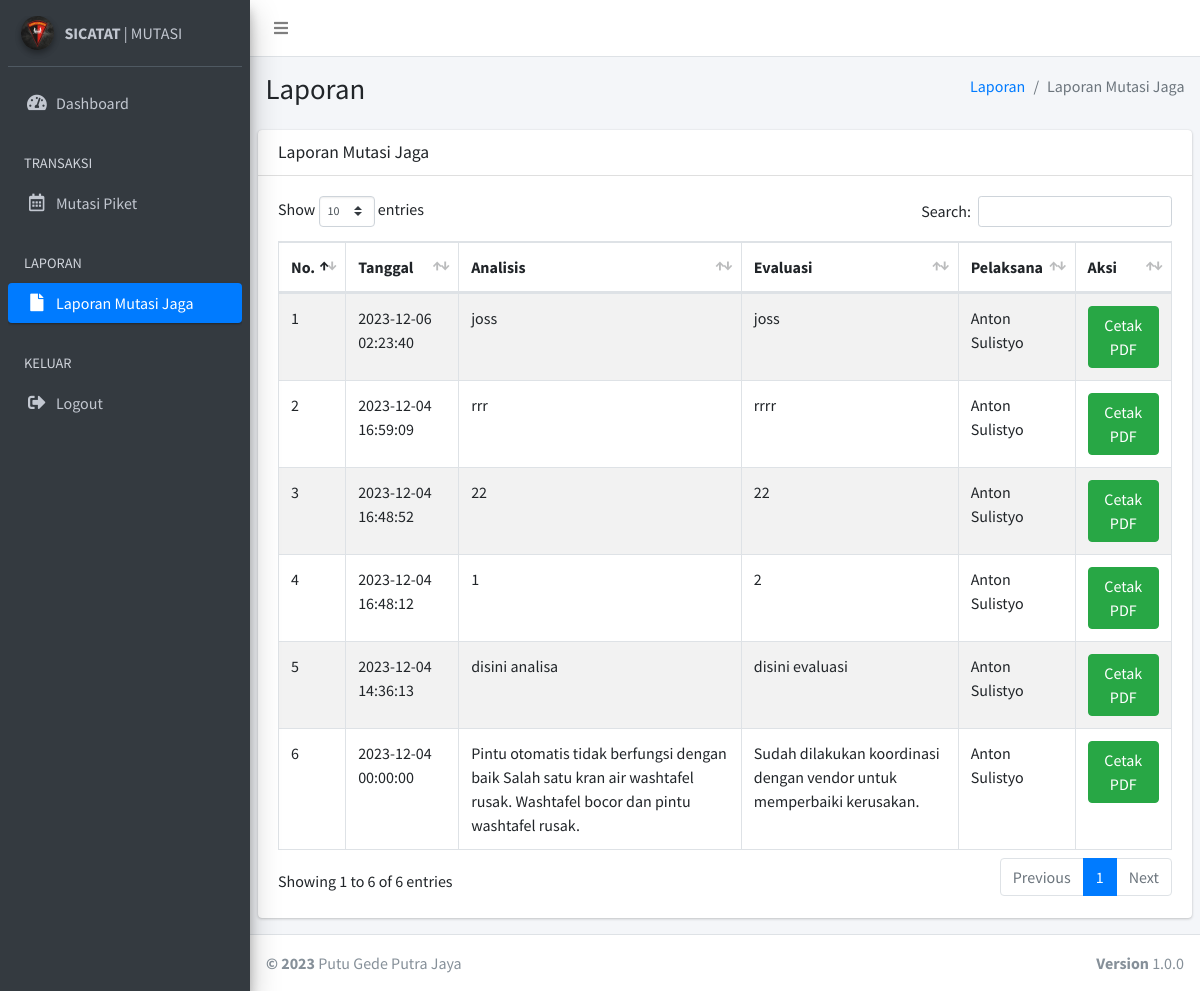
/laporan.php (signed in), run on the app's committed database.
### tables this page shows
CREATE TABLE `tb_mutasi_jaga` (
  `id_mutasi_jaga` int NOT NULL AUTO_INCREMENT,
  `id_user` int DEFAULT NULL,
  `tgl_mutasi` datetime DEFAULT NULL,
  `analisis` text,
  `evaluasi` text,
  `status_mutasi` smallint DEFAULT NULL,
  PRIMARY KEY (`id_mutasi_jaga`)
);

CREATE TABLE `tb_personil` (
  `id_personil` int NOT NULL AUTO_INCREMENT,
  `nama_personil` varchar(1024) DEFAULT NULL,
  `pangkat_personil` varchar(1024) DEFAULT NULL,
  `nrp_personil` int DEFAULT NULL,
  `status_personil` smallint DEFAULT NULL,
  PRIMARY KEY (`id_personil`)
);

### laporan.php (the view, shortened to what this page needs)
<?php
    include "koneksi.php";
      $level = $_SESSION['level'];
?>
<!DOCTYPE html>
<html>
<head>
  <link rel="stylesheet" href="plugins/fontawesome-free/css/all.min.css">
  <link rel="stylesheet" href="https://code.ionicframework.com/ionicons/2.0.1/css/ionicons.min.css">
  <link rel="stylesheet" href="plugins/datatables-bs4/css/dataTables.bootstrap4.css">
  <link rel="stylesheet" href="dist/css/adminlte.min.css">
</head>
<body class="hold-transition sidebar-mini">
<div class="wrapper">
  <nav class="main-header navbar navbar-expand navbar-white navbar-light">
    <ul class="navbar-nav">
      <li class="nav-item">
        <a class="nav-link" data-widget="pushmenu" href="#"><i class="fas fa-bars"></i></a>
      </li>
    </ul>
  </nav>
  <aside class="main-sidebar sidebar-dark-primary elevation-4">
    <div class="sidebar">
      <div class="user-panel mt-3 pb-3 mb-3 d-flex">
        <div class="image">
        <img src="dist/img/korps.jpeg" class="img-circle elevation-2" alt="User Image">
        </div>
        <div class="info">
        <a href="#" class="d-block"><strong>SICATAT</strong> | MUTASI</a>
        </div>
      </div>
      <nav class="mt-2">
        <ul class="nav nav-pills nav-sidebar flex-column" data-widget="treeview" role="menu" data-accordion="false">
          <li class="nav-item">
            <a href="dashboard.php" class="nav-link">
              <i class="nav-icon fas fa-tachometer-alt"></i>
              <p>
                Dashboard
              </p>
            </a>
          </li>
          <?php
          if ($level == "admin") {
            ?>
         <li class="nav-item has-treeview">
            <a href="#" class="nav-link">
              <i class="nav-icon fas fa-table"></i>
              <p>
                Data Master
                <i class="fas fa-angle-left right"></i>
              </p>
            </a>
            <ul class="nav nav-treeview">
              <li class="nav-item">
                <a href="user.php" class="nav-link">
                  <i class="far fa-circle nav-icon"></i>
                  <p>Data User</p>
                </a>
              </li>
              <li class="nav-item">
                <a href="personil.php" class="nav-link">
                  <i class="far fa-circle nav-icon"></i>
                  <p>Data Personil</p>
                </a>
              </li>
              <li class="nav-item">
                <a href="barang.php" class="nav-link">
                  <i class="far fa-circle nav-icon"></i>
                  <p>Data Barang</p>
                </a>
              </li>
              <li class="nav-item">
                <a href="pj.php" class="nav-link">
                  <i class="far fa-circle nav-icon"></i>
                  <p>Penanggung Jawab</p>
                </a>
              </li>
            </ul>
          </li>
          <li class="nav-header">TRANSAKSI</li>
          <li class="nav-item">
            <a href="trx_mutasijaga.php" class="nav-link">
              <i class="nav-icon far fa-calendar-alt"></i>
              <p>
                Mutasi Piket
              </p>
            </a>
          </li>
          <?php
            } else {
              ?>
               <li class="nav-header">TRANSAKSI</li>
          <li class="nav-item">
            <a href="trx_mutasijaga.php" class="nav-link">
              <i class="nav-icon far fa-calendar-alt"></i>
              <p>
                Mutasi Piket
              </p>
            </a>
          </li>
              <?php
            }
            ?>
          <li class="nav-header">LAPORAN</li>
          <li class="nav-item">
            <a href="laporan.php" class="nav-link active">
              <i class="nav-icon fas fa-file"></i>
              <p>Laporan Mutasi Jaga</p>
            </a>
          </li>
          <li class="nav-header">KELUAR</li>
          <li class="nav-item">
            <a href="./action/logout.php" class="nav-link">
              <i class="nav-icon fas fa-sign-out-alt"></i>
              <p>Logout</p>
            </a>
          </li>
        </ul>
      </nav>
    </div>
  </aside>
  <div class="content-wrapper">
    <section class="content-header">
      <div class="container-fluid">
        <div class="row mb-2">
          <div class="col-sm-6">
            <h1>Laporan</h1>
          </div>
          <div class="col-sm-6">
            <ol class="breadcrumb float-sm-right">
              <li class="breadcrumb-item"><a href="#">Laporan</a></li>
              <li class="breadcrumb-item active">Laporan Mutasi Jaga</li>
            </ol>
          </div>
        </div>
      </div>
    </section>
    <section class="content">
      <div class="row">
        <div class="col-12">
          <div class="card">
            <div class="card-header">
              <h3 class="card-title">Laporan Mutasi Jaga</h3>
            </div>
            <div class="card-body">
              <table id="example1" class="table table-bordered table-striped">
                <thead>
                <tr>
                  <th>No.</th>
                  <th>Tanggal</th>
                  <th>Analisis</th>
                  <th>Evaluasi</th>
                  <th>Pelaksana</th>
                  <th>Aksi</th>
                </tr>
                </thead>
                <tbody>
          <?php
          $no=1;
          $query = mysqli_query($conn,"SELECT tb_mutasi_jaga.*, tb_user.id_personil, tb_personil.nama_personil
          FROM tb_mutasi_jaga, tb_user, tb_personil
          WHERE tb_mutasi_jaga.id_user=tb_user.id_user AND tb_user.id_personil=tb_personil.id_personil
          AND tb_mutasi_jaga.status_mutasi='1' ORDER BY id_mutasi_jaga DESC");
          while ($data = mysqli_fetch_assoc($query))
          {
          ?>
            <tr>
              <td><?php echo $no; ?></td>
              <td><?php echo $data['tgl_mutasi']; ?></td>
              <td><?php echo $data['analisis']; ?></td>
              <td><?php echo $data['evaluasi']; ?></td>
              <td><?php echo $data['nama_personil']; ?></td>
              <td>
                <a href="laporan_pdf.php?id=<?php echo $data['id_mutasi_jaga'];?>" type="button" class="btn btn-md btn-success" download>Cetak PDF</a>
              </td>
            </tr>
          <?php
          $no++;
          }
          ?>
        </tbody>
              </table>
            </div>
          </div>
        </div>
      </div>
    </section>
  </div>
  <footer class="main-footer">
    <div class="float-right d-none d-sm-block">
      <b>Version</b> 1.0.0
    </div>
    <strong>&copy; 2023</strong> Putu Gede Putra Jaya
  </footer>
</div>
</body>
</html>

### data on the page
tb_mutasi_jaga: tgl_mutasi "2023-12-06 02:23:40", analisis "joss", evaluasi "joss", tb_personil.nama_personil "Anton Sulistyo"
tb_mutasi_jaga: tgl_mutasi "2023-12-04 16:59:09", analisis "rrr", evaluasi "rrrr", tb_personil.nama_personil "Anton Sulistyo"
tb_mutasi_jaga: tgl_mutasi "2023-12-04 16:48:52", analisis "22", evaluasi "22", tb_personil.nama_personil "Anton Sulistyo"
tb_mutasi_jaga: tgl_mutasi "2023-12-04 16:48:12", analisis "1", evaluasi "2", tb_personil.nama_personil "Anton Sulistyo"
tb_mutasi_jaga: tgl_mutasi "2023-12-04 14:36:13", analisis "disini analisa", evaluasi "disini evaluasi", tb_personil.nama_personil "Anton Sulistyo"
tb_mutasi_jaga: tgl_mutasi "2023-12-04 00:00:00", analisis "Pintu otomatis tidak berfungsi dengan baik Salah satu kran air washtafel rusak. Washtafel bocor dan pintu washtafel rusak.", evaluasi "Sudah dilakukan koordinasi dengan vendor untuk memperbaiki kerusakan.", tb_personil.nama_personil "Anton Sulistyo"
